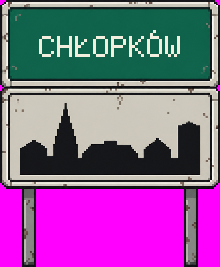
#> input picture gen/lm_village_sign.png, 220 x 267 px
$ python village_sign_test.py
#> lines starting #> are read from the running program, lines starting #| are printed output that depends on the picture; after the words box and inside, x2 and y2 are one past the last pixel; in counts of white or black regions, pixels touching at a corner belong together
from pathlib import Path
import subprocess
import sys

import numpy as np
from PIL import Image

ROOT = Path(__file__).resolve().parents[1]
subprocess.run([sys.executable, str(ROOT / "gen" / "build_village_sign.py")], cwd=ROOT, check=True)
#> (this line was passed over: subprocess is not available in this run)
image = Image.open(ROOT / "gen" / "lm_village_sign.png").convert("RGB")
#> image is the input picture: PIL image 220x267 RGB; mean R, G, B 139.6, 91, 148.2
pixels = np.asarray(image)

assert pixels[0, 0].tolist() == [255, 0, 255], "sign canvas needs a clean magenta key background"
upper = pixels[15, 110]
#> upper = [16, 99, 75]
assert int(upper[1]) > int(upper[0]) * 2 and int(upper[1]) > int(upper[2]), f"upper panel is not green: {upper}"
lower = pixels[110, 110]
#> lower = [205, 199, 188]
assert lower[0] > 150 and lower[1] > 145 and abs(int(lower[0]) - int(lower[2])) < 80, f"lower panel is not pale: {lower}"

# A visible dark village silhouette must sit within the lower panel, not just its frame.
lower_pixels = pixels[95:155, 25:195]
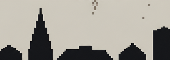
#> lower_pixels: shape (60, 170, 3); mean R, G, B 161.7, 158.1, 149.8
skyline = (lower_pixels[:, :, 0] < 65) & (lower_pixels[:, :, 1] < 65) & (lower_pixels[:, :, 2] < 75)
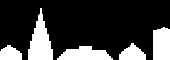
#> skyline: shape (60, 170) bool; 23.4% white; 5 white regions, box (x1, y1, x2, y2) and area: (28, 8, 53, 60) 749, (57, 46, 113, 60) 546, (153, 27, 170, 60) 532, (119, 43, 146, 60) 303, (0, 45, 22, 60) 255
assert int(skyline.sum()) > 100, f"lower panel lacks a village skyline: {int(skyline.sum())} dark pixels"

# The upper panel should contain cream pixel lettering over green.
upper_pixels = pixels[15:75, 20:200]
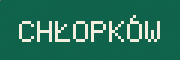
#> upper_pixels: shape (60, 180, 3); mean R, G, B 39, 113.6, 90.2
text_pixels = (upper_pixels[:, :, 0] > 170) & (upper_pixels[:, :, 1] > 160) & (upper_pixels[:, :, 2] > 140)
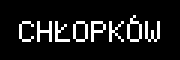
#> text_pixels: shape (60, 180) bool; 10.3% white; 8 white regions, largest, box (x1, y1, x2, y2) and area: (127, 15, 142, 42) 162, (37, 21, 52, 42) 153, (145, 21, 160, 42) 153
assert int(text_pixels.sum()) > 100, "upper panel is missing legible pale lettering"
print("Village sign check passed: two panels, skyline, lettering, and keyable background")
